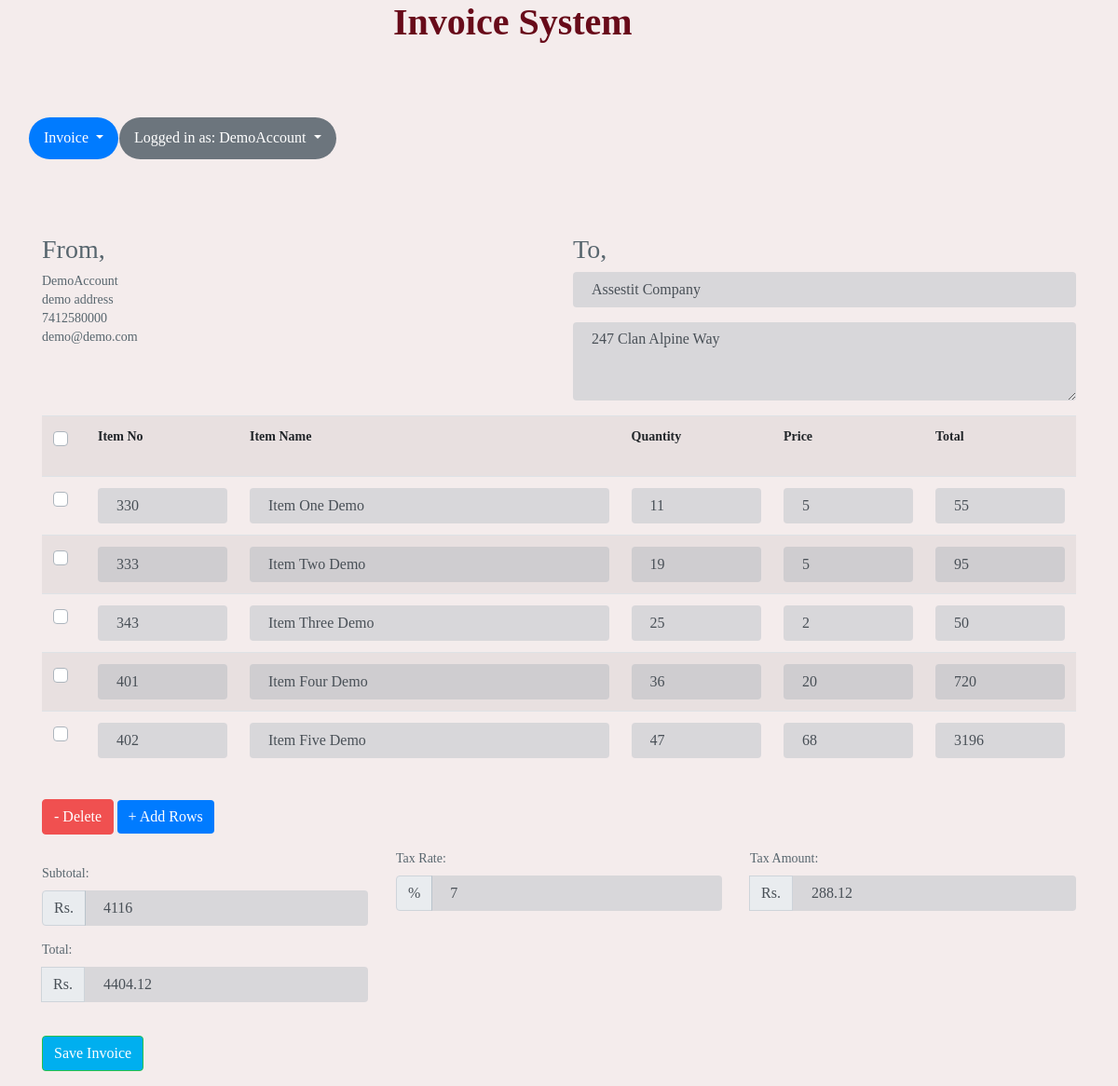
The app's page /edit_invoice.php?update_id=5 (signed in) with its own data.
### tables this page shows
CREATE TABLE `invoice_order` (
  `user_id` int(11) NOT NULL,
  `order_id` int(11) NOT NULL,
  `order_receiver_name` varchar(255) NOT NULL,
  `order_receiver_address` varchar(255) NOT NULL,
  `order_total_before_tax` varchar(255) NOT NULL,
  `order_total_tax` varchar(255) NOT NULL,
  `order_tax_per` varchar(255) NOT NULL,
  `order_total_after_tax` varchar(255) NOT NULL,
  `order_amount_paid` varchar(255) NOT NULL,
  `order_total_amount_due` varchar(255) NOT NULL,
  `order_date` datetime NOT NULL DEFAULT CURRENT_TIMESTAMP,
  `note` varchar(255) NOT NULL
);

CREATE TABLE `invoice_order_item` (
  `order_id` int(11) NOT NULL,
  `item_code` varchar(255) NOT NULL,
  `item_name` varchar(255) NOT NULL,
  `order_item_quantity` varchar(255) NOT NULL,
  `order_item_price` varchar(255) NOT NULL,
  `order_item_final_amount` varchar(255) NOT NULL
);

### Invoice.php (called while the page is built, shortened)
<?php
class Invoice{
	private $host  = 'localhost';
    private $user  = 'root';
    private $password   = "";
    private $database  = "simpleinvoicephp";
    private $invoiceOrderTable = 'invoice_order';
	private $invoiceOrderItemTable = 'invoice_order_item';
	private $dbConnect = false;
    public function __construct(){
        if(!$this->dbConnect){
            $conn = new mysqli($this->host, $this->user, $this->password, $this->database);
            if($conn->connect_error){
                die("Error failed to connect to MySQL: " . $conn->connect_error);
            }else{
                $this->dbConnect = $conn;
            }
        }
    }
	private function getData($sqlQuery) {
		$result = mysqli_query($this->dbConnect, $sqlQuery);
		$data= array();
		while ($row = mysqli_fetch_array($result, MYSQLI_ASSOC)) {
			$data[]=$row;
		}
		return $data;
	}
	public function getInvoice($invoiceId){
		$sqlQuery = "SELECT * FROM ".$this->invoiceOrderTable."
			WHERE user_id = '".$_SESSION['userid']."' AND order_id = '$invoiceId'";
		$result = mysqli_query($this->dbConnect, $sqlQuery);
		$row = mysqli_fetch_array($result, MYSQLI_ASSOC);
		return $row;
	}
	public function getInvoiceItems($invoiceId){
		$sqlQuery = "SELECT * FROM ".$this->invoiceOrderItemTable."
			WHERE order_id = '$invoiceId'";
		return  $this->getData($sqlQuery);
	}
}
?>

### edit_invoice.php (the view, shortened to what this page needs)
<?php
include('header.php');
include 'Invoice.php';
$invoice = new Invoice();
$invoice->checkLoggedIn();
if(!empty($_GET['update_id']) && $_GET['update_id']) {
	$invoiceValues = $invoice->getInvoice($_GET['update_id']);
	$invoiceItems = $invoice->getInvoiceItems($_GET['update_id']);
}
?>
<link href="css/style.css" rel="stylesheet">
<div class="container content-invoice">
    	<div class="cards">
    		<div class="card-bodys">
    			<form action="" id="invoice-form" method="post" class="invoice-form" role="form" novalidate="">
	    	<div class="load-animate animated fadeInUp">
		    	<div class="row">
		    		<div class="col-xs-12">
		    			<h1 class="title"> Invoice System</h1>
						<?php include('menu.php');?>
		    		</div>
		    	</div>
		    	<div class="row">
		      		<div class="col-xs-12 col-sm-6 col-md-6 col-lg-6">
		      			<h3>From,</h3>
						<?php echo $_SESSION['user']; ?><br>
						<?php echo $_SESSION['address']; ?><br>
						<?php echo $_SESSION['mobile']; ?><br>
						<?php echo $_SESSION['email']; ?><br>
		      		</div>
		      		<div class="col-xs-12 col-sm-6 col-md-6 col-lg-6">
		      			<h3>To,</h3>
		      			<div class="form-group">
							<input value="<?php echo $invoiceValues['order_receiver_name']; ?>" type="text" class="form-control" name="companyName" id="companyName" placeholder="Company Name" autocomplete="off">
						</div>
						<div class="form-group">
							<textarea class="form-control" rows="3" name="address" id="address" placeholder="Your Address"><?php echo
							 $invoiceValues['order_receiver_address']; ?></textarea>
						</div>
		      		</div>
		      	</div>
		      	<div class="row">
		      		<div class="col-xs-12 col-sm-12 col-md-12 col-lg-12">
		      			<table class="table table-condensed table-striped" id="invoiceItem">
							<tr>
								<th width="2%">
								  <div class="custom-control custom-checkbox mb-3">
                                  </div>
                                </th>
								<th width="15%">Item No</th>
								<th width="38%">Item Name</th>
								<th width="15%">Quantity</th>
								<th width="15%">Price</th>
								<th width="15%">Total</th>
							</tr>
							<?php
							$count = 0;
							foreach($invoiceItems as $invoiceItem){
								$count++;
							?>
							<tr>
								<td><div class="custom-control custom-checkbox">
		                        </div></td>
								<td><input type="text" value="<?php echo $invoiceItem["item_code"]; ?>" name="productCode[]" id="productCode_<?php echo $count; ?>" class="form-control" autocomplete="off"></td>
								<td><input type="text" value="<?php echo $invoiceItem["item_name"]; ?>" name="productName[]" id="productName_<?php echo $count; ?>" class="form-control" autocomplete="off"></td>
								<td><input type="number" value="<?php echo $invoiceItem["order_item_quantity"]; ?>" name="quantity[]" id="quantity_<?php echo $count; ?>" class="form-control quantity" autocomplete="off"></td>
								<td><input type="number" value="<?php echo $invoiceItem["order_item_price"]; ?>" name="price[]" id="price_<?php echo $count; ?>" class="form-control price" autocomplete="off"placeholder="Rs."></td>
								<td><input type="number" value="<?php echo $invoiceItem["order_item_final_amount"]; ?>" name="total[]" id="total_<?php echo $count; ?>" class="form-control total" autocomplete="off"></td>
							</tr>
							<?php } ?>
						</table>
		      		</div>
		      	</div>
		      	<div class="row mt-3 mb-3">
		      		<div class="col-xs-12 col-sm-3 col-md-3 col-lg-3">
		      			<button class="btn btn-danger delete" id="removeRows" type="button">- Delete</button>
		      			<button class="btn btn-primary border-0" id="addRows" type="button">+ Add Rows</button>
		      		</div>
		      	</div>
		      	<div class="row">
				 	    <div class="col-xs-12 col-sm-4 col-md-4 col-lg-4">
							<div class="form-group mt-3 mb-3">
								<label>Subtotal: &nbsp;</label>
								<div class="input-group">
									<div class="input-group-prepend currency">
										<span class="input-group-text currency">Rs.</span>
									</div>
									<input value="<?php echo $invoiceValues['order_total_before_tax']; ?>" type="number" class="form-control" name="subTotal" id="subTotal" placeholder="Subtotal">
								</div>
							</div>
						</div>
						<div class="col-xs-12 col-sm-4 col-md-4 col-lg-4">
							<div class="form-group">
								<label>Tax Rate: &nbsp;</label>
								<div class="input-group">
								<div class="input-group-prepend">
									<span class="input-group-text">%</span>
								</div>
									<input value="<?php echo $invoiceValues['order_tax_per']; ?>" type="number" class="form-control" name="taxRate" id="taxRate" placeholder="Tax Rate">
								</div>
							</div>
						</div>
						<div class="col-xs-12 col-sm-4 col-md-4 col-lg-4">
							<div class="form-group">
								<label>Tax Amount: &nbsp;</label>
								<div class="input-group">
									<div class="input-group-append currency"><span class="input-group-text">Rs.</span></div>
									<input value="<?php echo $invoiceValues['order_total_tax']; ?>" type="number" class="form-control" name="taxAmount" id="taxAmount" placeholder="Tax Amount">
								</div>
							</div>
							</div>
							<div class="col-xs-12 col-sm-4 col-md-4 col-lg-4">
							<div class="form-group">
								<label>Total: &nbsp;</label>
								<div class="input-group">
									<div class="input-group-append currency"><span class="input-group-text">Rs.</span></div>
									<input value="<?php echo $invoiceValues['order_total_after_tax']; ?>" type="number" class="form-control" name="totalAftertax" id="totalAftertax" placeholder="Total">
								</div>
							</div>
							</div>
							</div>
							</div>
							</div>
							</div>
						<br>
						<div class="form-group">
			      			<input data-loading-text="Updating Invoice..." type="submit" name="invoice_btn" value="Save Invoice" class="btn btn-success submit_btn invoice-save-btm">
			      		</div>
		      		</div>
<?php include('footer.php');?>

### css/style.css (style rules this page uses)
html { background-color1: #f0f3f4; position: relative; min-height: 100%; }
.btn-success, .panel-success { background-color: #00AFEF; border-color: #27c24c !important; color: #fff !important; }
.btn-primary, .panel-primary { border-color: #7266ba; color: #fff !important; }
.btn-danger, .panel-danger { background-color: #f05050; border-color: #f05050; color: #fff !important; }
input[type="number"] { -moz-appearance: textfield; }
.form-control { border: none; background-color: rgba(96, 125, 139, 0.19); padding-left: 1.25rem; padding-right: 1.25rem; -webkit-transition: background-color 0.3s ease; transition: background-color 0.3s ease; }
.title { text-align: center; color: #680b1a; padding-left: 392px; padding-bottom: 70px; font-weight: bold; }

### records on screen
invoice_order: companyName "Assestit Company", address "247 Clan Alpine Way", subTotal "4116", taxRate "7", taxAmount "288.12", totalAftertax "4404.12"
invoice_order_item: item_code "330", item_name "Item One Demo", order_item_quantity "11", order_item_price "5", order_item_final_amount "55"
invoice_order_item: item_code "333", item_name "Item Two Demo", order_item_quantity "19", order_item_price "5", order_item_final_amount "95"
invoice_order_item: item_code "343", item_name "Item Three Demo", order_item_quantity "25", order_item_price "2", order_item_final_amount "50"
invoice_order_item: item_code "401", item_name "Item Four Demo", order_item_quantity "36", order_item_price "20", order_item_final_amount "720"
invoice_order_item: item_code "402", item_name "Item Five Demo", order_item_quantity "47", order_item_price "68", order_item_final_amount "3196"

### other values on screen
$_SESSION['user'] "DemoAccount"
$_SESSION['address'] "demo address"
$_SESSION['mobile'] "7412580000"
$_SESSION['email'] "demo@demo.com"
